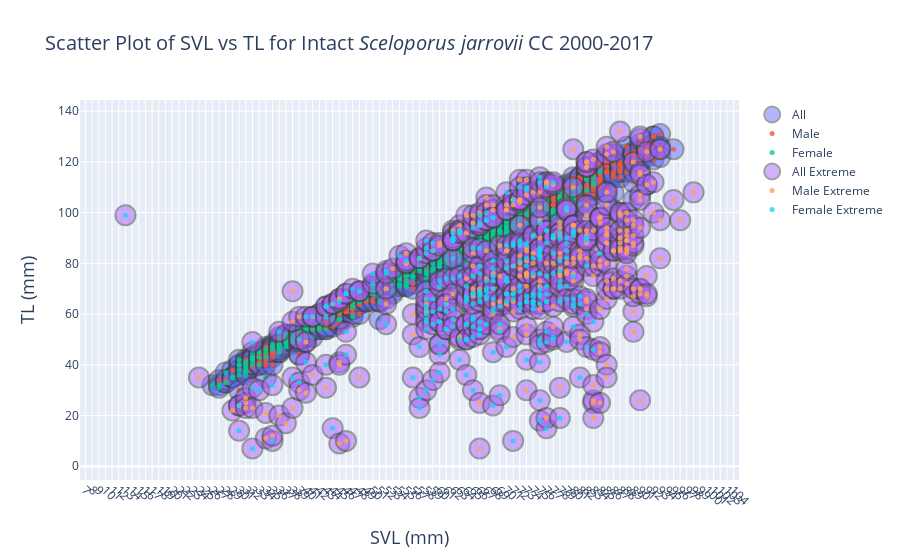

Source (notebook cell):
### Code cell
male = go.Scatter(x=dfPred.loc[(dfPred.extremeRatio==False)&(dfPred.sex=='m')].sort_values('svl')['svl'],
          y=dfPred.loc[(dfPred.extremeRatio==False)&(dfPred.sex=='m')].sort_values('svl')['tl'],
                  name = 'Male',mode='markers',marker=dict(size=5,opacity=0.8))
female = go.Scatter(x=dfPred.loc[(dfPred.extremeRatio==False)&(dfPred.sex=='f')].sort_values('svl')['svl'],
          y=dfPred.loc[(dfPred.extremeRatio==False)&(dfPred.sex=='f')].sort_values('svl')['tl'],
                    name = 'Female',mode='markers',marker=dict(size=5,opacity=0.8))
All = go.Scatter(x=dfPred.loc[(dfPred.extremeRatio==False)].sort_values('svl')['svl'],
          y=dfPred.loc[(dfPred.extremeRatio==False)].sort_values('svl')['tl'],
                    name = 'All',mode='markers',marker=dict(size=20,opacity=0.5,line=dict(width=2)))
maleOut = go.Scatter(x=dfPred.loc[(dfPred.extremeRatio!=False)&(dfPred.sex=='m')].sort_values('svl')['svl'],
          y=dfPred.loc[(dfPred.extremeRatio!=False)&(dfPred.sex=='m')].sort_values('svl')['tl'],
                  name = 'Male Extreme',mode='markers',marker=dict(size=5,opacity=0.8))
femaleOut = go.Scatter(x=dfPred.loc[(dfPred.extremeRatio!=False)&(dfPred.sex=='f')].sort_values('svl')['svl'],
          y=dfPred.loc[(dfPred.extremeRatio!=False)&(dfPred.sex=='f')].sort_values('svl')['tl'],
                    name = 'Female Extreme',mode='markers',marker=dict(size=5,opacity=0.8))
AllOut = go.Scatter(x=dfPred.loc[(dfPred.extremeRatio!=False)].sort_values('svl')['svl'],
          y=dfPred.loc[(dfPred.extremeRatio!=False)].sort_values('svl')['tl'],
                    name = 'All Extreme',mode='markers',marker=dict(size=20,opacity=0.5,line=dict(width=2)))

data = [All,male,female,AllOut,maleOut,femaleOut]
layout = go.Layout(
    title = 'Scatter Plot of SVL vs TL for Intact <i>Sceloporus jarrovii</i> CC 2000-2017',
    titlefont = dict(
        size = 20),
    xaxis = dict(
        tickangle=45,
        dtick = 1,
        title = 'SVL (mm)',
        titlefont = dict(
            size = 18)),
    yaxis = dict(
        title = 'TL (mm)',
#         tickformat = ".0%",
        titlefont = dict(
            size = 18))
)

fig = go.Figure(
        data = data,
        layout = layout)
# fig.update_xaxes(range=[0,dfPred.loc[(dfPred.autotomized==False)]['count'].describe()['max']+1])
# fig.update_yaxes(range=[0,1])

iplot(fig, filename = 'Scatter Plot of SVL vs TL for Intact Sceloporus jarrovii CC 2000-2017.html')
plot(fig, filename = 'Scatter Plot of SVL vs TL for Intact Sceloporus jarrovii CC 2000-2017.html')

### Figure 1 — Plotly figure (JSON) as saved in the notebook; plotly's stock layout.template omitted (floating-point values rounded to 4 significant figures; data arrays with more than 128 entries replaced by an {"elided": "..."} marker saying what was removed)
{"data": [{"marker": {"line": {"width": 2}, "opacity": 0.5, "size": 20}, "mode": "markers", "name": "All", "type": "scatter", "x": {"elided": "922 int values"}, "y": {"elided": "922 int values"}}, {"marker": {"opacity": 0.8, "size": 5}, "mode": "markers", "name": "Male", "type": "scatter", "x": {"elided": "400 int values"}, "y": {"elided": "400 int values"}}, {"marker": {"opacity": 0.8, "size": 5}, "mode": "markers", "name": "Female", "type": "scatter", "x": {"elided": "522 int values"}, "y": {"elided": "522 int values"}}, {"marker": {"line": {"width": 2}, "opacity": 0.5, "size": 20}, "mode": "markers", "name": "All Extreme", "type": "scatter", "x": {"elided": "549 int values"}, "y": {"elided": "549 int values"}}, {"marker": {"opacity": 0.8, "size": 5}, "mode": "markers", "name": "Male Extreme", "type": "scatter", "x": {"elided": "276 int values"}, "y": {"elided": "276 int values"}}, {"marker": {"opacity": 0.8, "size": 5}, "mode": "markers", "name": "Female Extreme", "type": "scatter", "x": {"elided": "273 int values"}, "y": {"elided": "273 int values"}}], "layout": {"title": {"font": {"size": 20}, "text": "Scatter Plot of SVL vs TL for Intact <i>Sceloporus jarrovii</i> CC 2000-2017"}, "xaxis": {"dtick": 1, "tickangle": 45, "title": {"font": {"size": 18}, "text": "SVL (mm)"}}, "yaxis": {"title": {"font": {"size": 18}, "text": "TL (mm)"}}}}
